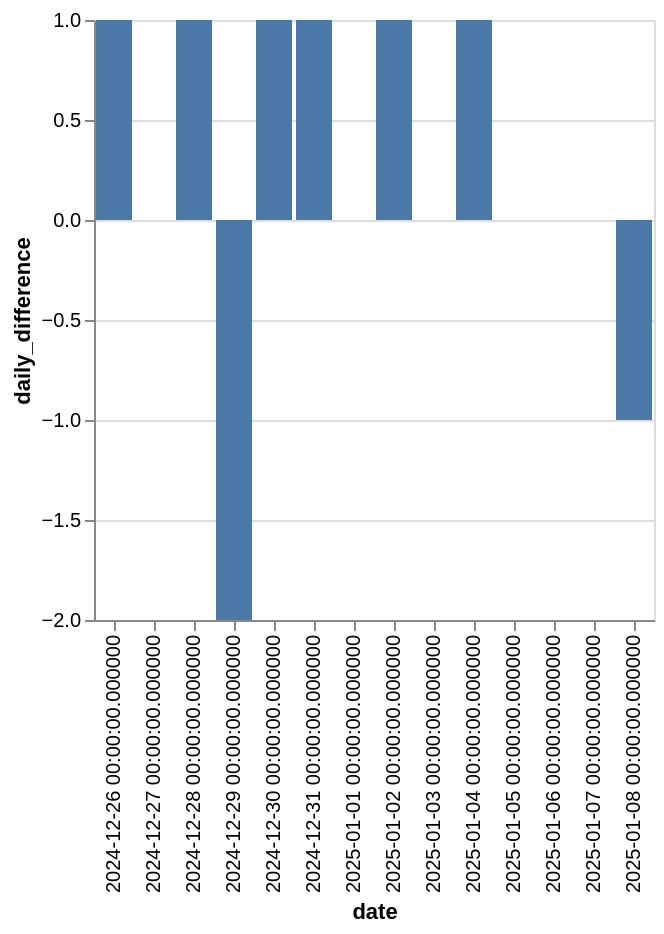

Notebook source saved alongside this figure:
### Code cell
segment("Ořešník")

### Figure 1 — Vega-Lite specification as saved in the notebook (floating-point values rounded to 4 significant figures)
{"config": {"view": {"continuousWidth": 300, "continuousHeight": 300}}, "data": {"name": "data-361c924dbd8ce414521b25d8145e7809"}, "mark": {"type": "bar"}, "encoding": {"x": {"field": "date", "type": "ordinal"}, "y": {"field": "daily_difference", "type": "quantitative"}}, "$schema": "https://vega.github.io/schema/vega-lite/v5.8.0.json", "datasets": {"data-361c924dbd8ce414521b25d8145e7809": [{"date": "2024-12-26 00:00:00.000000", "effort_count": 1105, "daily_difference": 1}, {"date": "2024-12-27 00:00:00.000000", "effort_count": 1105, "daily_difference": 0}, {"date": "2024-12-28 00:00:00.000000", "effort_count": 1106, "daily_difference": 1}, {"date": "2024-12-29 00:00:00.000000", "effort_count": 1104, "daily_difference": -2}, {"date": "2024-12-30 00:00:00.000000", "effort_count": 1105, "daily_difference": 1}, {"date": "2024-12-31 00:00:00.000000", "effort_count": 1106, "daily_difference": 1}, {"date": "2025-01-01 00:00:00.000000", "effort_count": 1106, "daily_difference": 0}, {"date": "2025-01-02 00:00:00.000000", "effort_count": 1107, "daily_difference": 1}, {"date": "2025-01-03 00:00:00.000000", "effort_count": 1107, "daily_difference": 0}, {"date": "2025-01-04 00:00:00.000000", "effort_count": 1108, "daily_difference": 1}, {"date": "2025-01-05 00:00:00.000000", "effort_count": 1108, "daily_difference": 0}, {"date": "2025-01-06 00:00:00.000000", "effort_count": 1108, "daily_difference": 0}, {"date": "2025-01-07 00:00:00.000000", "effort_count": 1108, "daily_difference": 0}, {"date": "2025-01-08 00:00:00.000000", "effort_count": 1107, "daily_difference": -1}]}}
